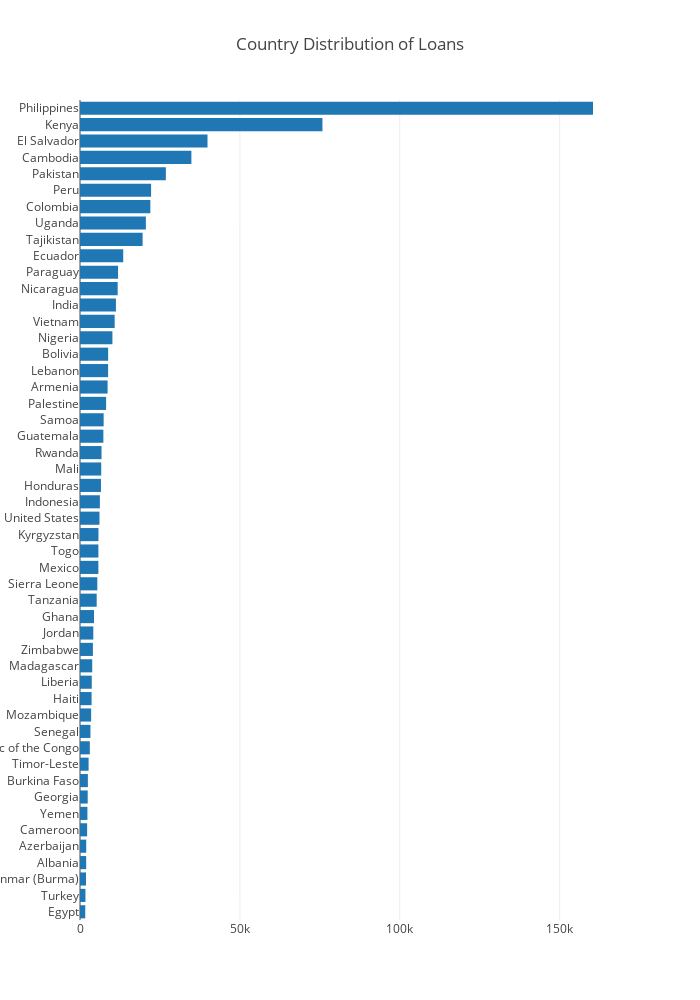

Notebook cell for this chart:
### Code cell
large_counts = kiva_df['country'].value_counts().head(50)
trace = go.Bar(
    y=large_counts.index[::-1],
    x=large_counts.values[::-1],
    orientation='h'
)
layout = go.Layout(
    title='Country Distribution of Loans',
    width=700,
    height=1000
)

figure = go.Figure(data=[trace], layout=layout)
py.iplot(figure, filename="CountryLoan")

### Figure 1 — Plotly figure (JSON) as saved in the notebook; plotly's stock layout.template omitted (floating-point values rounded to 4 significant figures)
{"data": [{"orientation": "h", "type": "bar", "x": [1639, 1703, 1870, 1934, 1945, 2230, 2313, 2409, 2460, 2690, 3073, 3269, 3483, 3618, 3682, 3821, 4034, 4167, 4374, 5219, 5415, 5741, 5749, 5774, 6093, 6214, 6557, 6639, 6735, 7310, 7396, 8167, 8631, 8792, 8806, 10136, 10843, 11237, 11781, 11903, 13521, 19580, 20601, 21995, 22233, 26857, 34836, 39875, 75825, 160441], "y": ["Egypt", "Turkey", "Myanmar (Burma)", "Albania", "Azerbaijan", "Cameroon", "Yemen", "Georgia", "Burkina Faso", "Timor-Leste", "The Democratic Republic of the Congo", "Senegal", "Mozambique", "Haiti", "Liberia", "Madagascar", "Zimbabwe", "Jordan", "Ghana", "Tanzania", "Sierra Leone", "Mexico", "Togo", "Kyrgyzstan", "United States", "Indonesia", "Honduras", "Mali", "Rwanda", "Guatemala", "Samoa", "Palestine", "Armenia", "Lebanon", "Bolivia", "Nigeria", "Vietnam", "India", "Nicaragua", "Paraguay", "Ecuador", "Tajikistan", "Uganda", "Colombia", "Peru", "Pakistan", "Cambodia", "El Salvador", "Kenya", "Philippines"]}], "layout": {"height": 1000, "title": "Country Distribution of Loans", "width": 700}}
